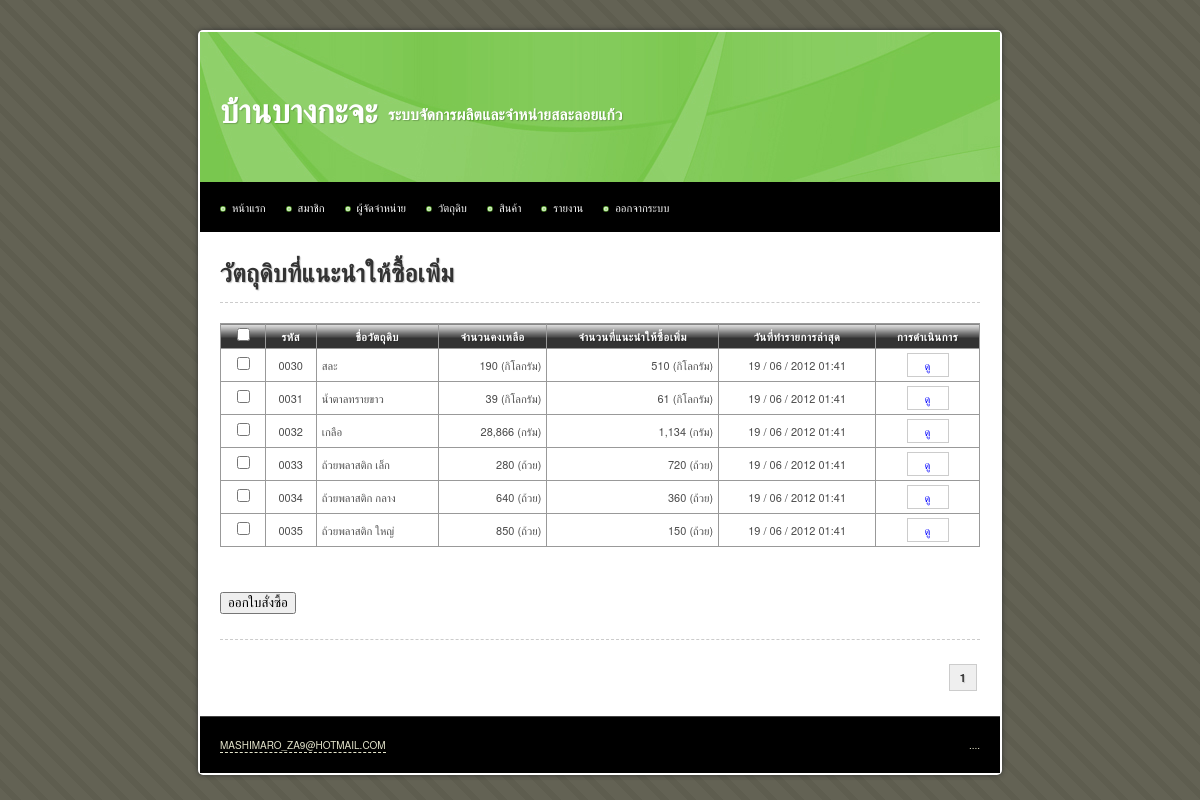
The app's page /main/material_stock.php (signed in), older data.
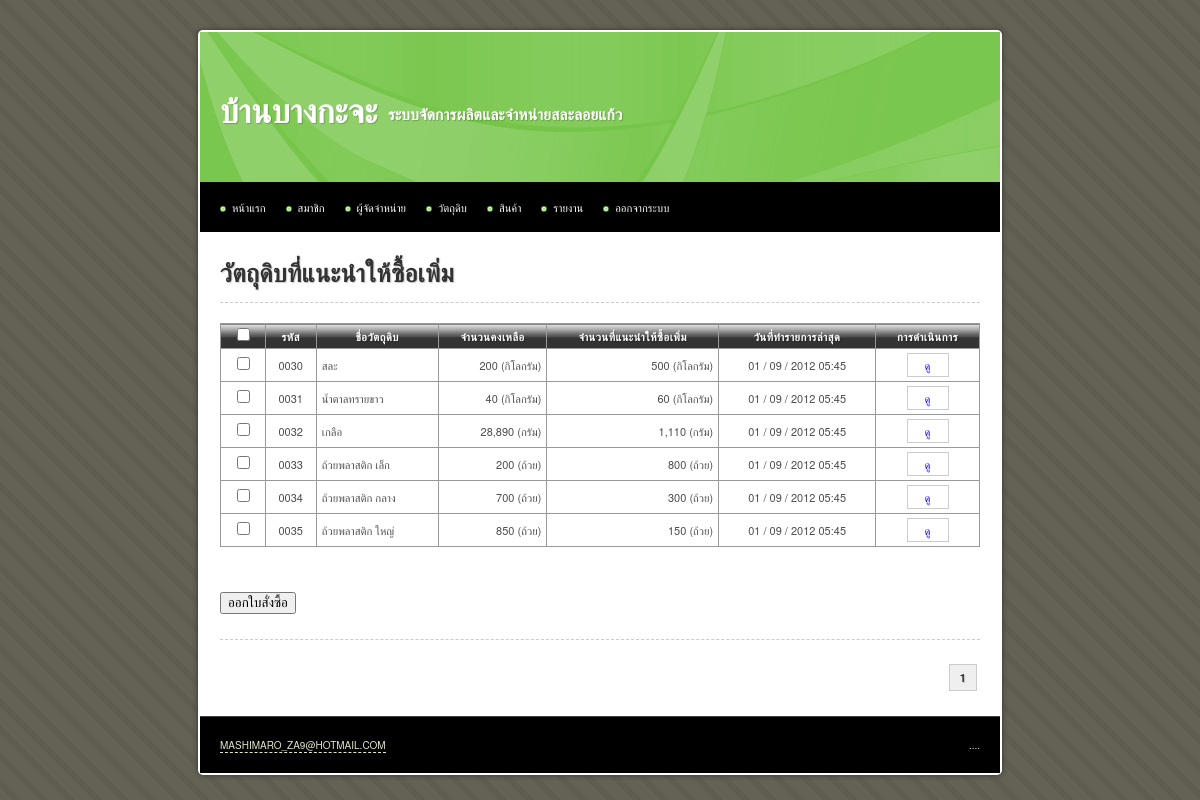
The same page, newer data.
### tables this page shows
CREATE TABLE IF NOT EXISTS `material` (
  `id` int(10) unsigned NOT NULL AUTO_INCREMENT,
  `name` varchar(255) NOT NULL,
  `total` int(10) NOT NULL,
  `description` text,
  `stock_min` int(10) unsigned NOT NULL DEFAULT '0',
  `stock_max` int(10) unsigned NOT NULL DEFAULT '0',
  `unit` varchar(255) NOT NULL,
  `date_create` datetime NOT NULL,
  `date_update` timestamp NOT NULL DEFAULT CURRENT_TIMESTAMP,
  `date_update_transaction` datetime DEFAULT NULL,
  PRIMARY KEY (`id`)
);

### iic_tools/helpers/iic_utilities_helper.php (called while the page is built, shortened)
<?php
function change_date_format($date, $old_separator = "-", $old_format = 'y-m-d', $new_separator = " / ", $new_format = "d-m-y")
{
	@list($_old_format_path1, $_old_format_path2, $_old_format_path3) = explode('-', $old_format);
	@list($_date_path[$_old_format_path1], $_date_path[$_old_format_path2], $_date_path[$_old_format_path3]) = explode($old_separator, $date);
	@list($_new_format_path1, $_new_format_path2, $_new_format_path3) = explode('-', $new_format);
	$_new_date = $_date_path[$_new_format_path1].$new_separator.$_date_path[$_new_format_path2].$new_separator.$_date_path[$_new_format_path3];
	return $_new_date;
}
function change_date_time_format($date_time)
{
	@list($_date, $_time) = explode(" ", $date_time);
	$_new_date		= change_date_format($_date);
	$_new_date_time = $_new_date.' '.substr($_time, 0, 5);
	return $_new_date_time;
}
function zero_fill($length, $data)
{
	while(strlen($data) < $length)
	{
		$data = '0'.$data;
	}
	return $data;
}
function remove_comma($number, $decimal = 0)
{
	$_int		= 0;
	$_decimal	= '';
	if(count(explode (".", $number)) > 1)
	{
		list($_int, $_decimal) = explode (".", $number);
	}
	else
	{
		$_int = ($number == '') ? 0 : $number;
	}
	$_int = explode (',', $_int);
	$_int = implode ($_int);
	$_new_number = $_int.$_decimal;
	return $_new_number;
}
function add_comma($number, $decimal = 0)
{
	$_sign		= '';
	$_int		= 0;
	$_decimal	= '';
	if(count(explode (".", $number)) > 1)
	{
		list($_int, $_decimal) = explode (".", $number);
	}
	else
	{
		$_int = ($number == '') ? 0 : $number;
	}
	$_int = remove_comma($_int);
	if($_int < 0)
	{
		$_sign = '-';
		$_int = str_replace('-', '', $_int);
	}
	else
	{
		$_sign = '';
	}
	$_total_loop = (strlen($_int) > 3) ? floor(strlen($_int) / 3) : 0;
	for($_loop = $_total_loop; $_loop > 0; $_loop--)
	{
		$_length = (3 * $_loop) * -1;
		$_int = substr_replace($_int, ',', $_length, 0 );
	}
	$_new_number = $_sign.$_int.$_decimal;
	return $_new_number;
}

### main/material_stock.php (the view, shortened to what this page needs)
<?php
$sql = 'SELECT * FROM material';
$query = mysql_query($sql);
$total_rows = mysql_num_rows($query);
$rows_per_page = 10;
$limit_start = ($_GET['page'] - 1) * $rows_per_page;
$target = 'material.php?page=';
?>
<!DOCTYPE html PUBLIC "-//W3C//DTD XHTML 1.0 Transitional//EN" "http://www.w3.org/TR/xhtml1/DTD/xhtml1-transitional.dtd">
<html xmlns="http://www.w3.org/1999/xhtml">
<head>
<?php include("inc.css.php"); ?>
</head>
<body>
<div id="container">
	<?php include("inc.header.php"); ?>
	<div id="content">
		<h1>วัตถุดิบที่แนะนำให้ซื้อเพิ่ม</h1>
		<hr />
			<form method="post" action="material_order_create.php">
				<table width="100%" border="1" align="center" cellpadding="5" cellspacing="0">
					<thead>
						<tr>
							<th scope="col"><input type="checkbox" id="select_all" /></th>
							<th scope="col">รหัส</th>
							<th scope="col">ชื่อวัตถุดิบ</th>
							<th scope="col">จำนวนคงเหลือ</th>
							<th scope="col">จำนวนที่แนะนำให้ซื้อเพิ่ม</th>
							<th scope="col">วันที่ทำรายการล่าสุด</th>
							<th scope="col">การดำเนินการ</th>
						</tr>
					</thead>
					<tbody>
						<?php
						$sql = 'SELECT * FROM material WHERE total < stock_min LIMIT '.$limit_start.', '.$rows_per_page;
						$query = mysql_query($sql);
						$query_row = mysql_num_rows($query);
						if($query_row > 0)
						{
							while($data = mysql_fetch_array($query))
							{
								$date_update_transaction = (is_null($data['date_update_transaction'])) ? '-' : change_date_time_format($data['date_update_transaction']);
								echo '	<tr>
											<td class="center"><input type="checkbox" name="id[]" value="'.$data['id'].'" /></td>
											<td class="center">'.zero_fill(4, $data['id']).'</td>
											<td>'.$data['name'].'</td>
											<td class="right">'.add_comma($data['total']).' ('.$data['unit'].')</td>
											<td class="right">'.add_comma(abs($data['total'] - $data['stock_min'])).' ('.$data['unit'].')</td>
											<td class="center">'.$date_update_transaction.'</td>
											<td class="center">
												<a class="button" href="material_view.php?id='.$data['id'].'">ดู</a>
											</td>
										</tr>';
							}
						}
						else
						{
							echo '<tr><td colspan="7" class="center">ไม่มีข้อมูล</td></tr>';
						}
						?>
					</tbody>
				</table>
				<input type="submit" name="create" value="ออกใบสั่งซื้อ" />
			</form>
		<hr style="margin-top:25px" />
		<div class="pagination">
			<?php echo get_pagination($total_rows, $target, $_GET['page'], $rows_per_page); ?>
		</div>
	</div>
	<?php include("inc.footer.php"); ?>
</div>
</body>
</html>

### main/inc.css.php
<link rel="stylesheet" type="text/css" href="../iic_tools/css/aristo/Aristo.css" />
<link rel="stylesheet" type="text/css" href="../iic_tools/css/iic_layout.css" />
<link rel="stylesheet" type="text/css" href="../iic_tools/css/iic_style.css" />
<link rel="stylesheet" type="text/css" href="../css/style.css" />

### main/inc.header.php (shortened to what this page needs)
<div id="header">
	<h1>บ้านบางกะจะ</h1>
	<h2>ระบบจัดการผลิตและจำหน่ายสละลอยแก้ว</h2>
</div>
<div id="menu">
	<ul>
		<li><a href="index.php">หน้าแรก</a></li>
		<li><a href="member.php">สมาชิก</a></li>
		<li><a href="supplier.php">ผู้จัดจำหน่าย</a></li>
		<li><a href="material.php">วัตถุดิบ</a>
			</li>
		<li><a href="product.php">สินค้า</a>
		</li>
		<li>
			<a href="#">รายงาน</a>
		</li>
		<li><a href="logout.php">ออกจากระบบ</a></li>
	</ul>
</div>

### iic_tools/helpers/iic_crud_helper.php (shortened to what this page needs)
<?php
function get_pagination($total_rows, $target, $current_page, $rows_per_page = 10)
{
	$_total_page = ceil($total_rows / $rows_per_page);
	$_pagination = '';
	$_loop = 1;
	while($_loop <= $_total_page)
	{
		if($_loop <= 3 || $_loop > ($_total_page - 3))
		{
			if($_loop == $current_page)
			{
				$_pagination .= '<strong>'.$_loop.'</strong>';
			}
			else
			{
				$_pagination .= '<a href="'.$target.$_loop.'" title="Page '.$_loop.'">&nbsp;'.$_loop.'&nbsp;</a>';
			}
		}
		$_loop++;
	}
	return $_pagination;
}

### main/inc.footer.php
<div id="footer">
	<p class="copyright"><a href="http://famfamfam.com/">mashimaro_za9@hotmail.com</a></p>
	<p class="links">....</p>
</div>

### iic_tools/css/iic_layout.css (style rules this page uses)
html, body, div, span, applet, object, iframe, h1, h2, h3, h4, h5, h6, p, blockquote, pre, a, abbr, acronym, address, big, cite, code, del, dfn, em, font, img, ins, kbd, q, s, samp, small, strike, strong, sub, sup, tt, var, b, u, i, center, dl, dt, dd, ol, ul, li, fieldset, form, label, legend, table, caption, tbody, tfoot, thead, tr, th, td { margin:0; padding:0; border:0; outline:0; font-size:100%; vertical-align:baseline; background:transparent }
ol, ul { list-style:none }
table { border-collapse:collapse; border-spacing:0 }
body { font: 14px/1.5 'Microsoft Sans Serif', 'Helvetica Neue', Arial, 'Liberation Sans', FreeSans, sans-serif }
hr { border:0 #ccc solid; border-top-width:1px; clear:both; height:0 }
h1 { font-size:25px }
h2 { font-size:23px }
li { margin-left:30px }
p, dl, hr, h1, h2, h3, h4, h5, h6, h7, ol, ul, pre, table, address, fieldset { margin-bottom:20px }
form input[type=submit], form input[type=reset], form input:not([type="checkbox"]):not([type="radio"]):not([type="file"]):not([type="text"]):not([type="password"]) { margin: 25px auto 0px auto; }

### iic_tools/css/iic_style.css (style rules this page uses)
.center { text-align: center; }
.right { text-align: right; }
a:link { color: #00F; text-decoration: none; }
thead th { background-image: url(../img/bg_th.png); white-space: nowrap; }
a[class^=button] { color: #4F4F4F }
.pagination { float: right; margin: 8px 0px; text-align: right; }
.pagination strong, .pagination .current { border: 1px solid #CCC; background-color: #EFEFEF; padding: 5px 10px; margin: 0px 3px; }

### css/style.css (style rules this page uses)
body { margin: 30px 0px 20px 0px; padding: 0; background: #D7D7BD url(../images/img01.png) repeat; text-align: justify; line-height: 20px; font-size: 11px; color: #4C4C4C; }
h1, h2, h3, h4, h5, h6, th, b, strong { color: #333; letter-spacing: 0.25px; text-shadow: 1px 1px 1px rgba(0, 0, 0, 0.2); -moz-text-shadow: 1px 1px 1px rgba(0, 0, 0, 0.2); -webkit-text-shadow: 1px 1px 1px rgba(0, 0, 0, 0.2); }
hr { border-style: dashed; }
#container { background: #FFF; display: table; width: 800px; margin: auto; padding: 2px; border-radius: 5px; -moz-border-radius: 5px; -webkit-border-radius: 5px; box-shadow: 0px 0px 5px #333; -moz-box-shadow: 0px 0px 5px #333; -webkit-box-shadow: 0px 0px 5px #333; }
#content { background: #FFF; padding: 20px; }
#content h1 { margin-top: 10px; }
a.button { border: 1px solid #CCC; color: #00F; display: inline-block; margin: 3px 0px; min-width: 30px; padding: 1px 5px; }
table { border: 1px solid #000; border-collapse: collapse; width: 100% }
table td, table th { padding: 1px 5px; border: 1px solid #999; border-collapse: collapse; }
table th { background-color: #333; border: 1px solid #999; color: #FFF; text-align: center; letter-spacing: 0.5px; }
#header { height: 150px; margin: 0px auto; background: #FFAC16 url(../images/img03.jpg) left top; }
#header h1, #header h2 { margin: 0px; padding: 0; text-transform: uppercase; font-family: Arial, Helvetica, sans-serif; font-weight: bold; color: #FFFFFF; }
#header h1 { float: left; padding: 70px 10px 10px 20px; font-size: 3em; }
#header h2 { padding: 73px 10px 0px 0px; font-size: 1.4em; }
#menu { background: #000; height: 50px; line-height: 50px; margin: 0px auto; padding: 0 0 0 20px; }
#menu ul { margin: 0px; list-style: none; }
#menu ul li { float: left; margin-left: 0px; position: relative; }
#menu ul li a { display: block; border: none; background: url(../images/img05.jpg) no-repeat left 55%; padding: 0px 0px 0px 12px; margin-right: 20px; text-decoration: none; color: #FFFFFF; }
#footer { clear: both; height: 38px; margin: 0px auto; padding-top: 18px; border-top: 1px solid #444444; background: #000000; text-transform: uppercase; font-size: 10px; color: #E5E5CC; }
#footer .copyright { float: left; margin: 0px; padding-left: 20px; text-align: center; }
#footer .links { float: right; margin: 0px; padding-right: 20px; text-align: center; }
#footer a { border-bottom: 1px #E5E5CC dashed; text-decoration: none; color: #E5E5CC; }

Row changes from the older to the newer data that the page shows:
changed material "สละ": total "190" → "200"; add_comma(abs($data['total'] - $data['stock_min'])) "510" → "500"; date_update_transaction "19 / 06 / 2012 01:41" → "01 / 09 / 2012 05:45"
changed material "น้ำตาลทรายขาว": total "39" → "40"; add_comma(abs($data['total'] - $data['stock_min'])) "61" → "60"; date_update_transaction "19 / 06 / 2012 01:41" → "01 / 09 / 2012 05:45"
changed material "เกลือ": total "28,866" → "28,890"; add_comma(abs($data['total'] - $data['stock_min'])) "1,134" → "1,110"; date_update_transaction "19 / 06 / 2012 01:41" → "01 / 09 / 2012 05:45"
changed material "ถ้วยพลาสติก เล็ก": total "280" → "200"; add_comma(abs($data['total'] - $data['stock_min'])) "720" → "800"; date_update_transaction "19 / 06 / 2012 01:41" → "01 / 09 / 2012 05:45"
changed material "ถ้วยพลาสติก กลาง": total "640" → "700"; add_comma(abs($data['total'] - $data['stock_min'])) "360" → "300"; date_update_transaction "19 / 06 / 2012 01:41" → "01 / 09 / 2012 05:45"
changed material "ถ้วยพลาสติก ใหญ่": date_update_transaction "19 / 06 / 2012 01:41" → "01 / 09 / 2012 05:45"
